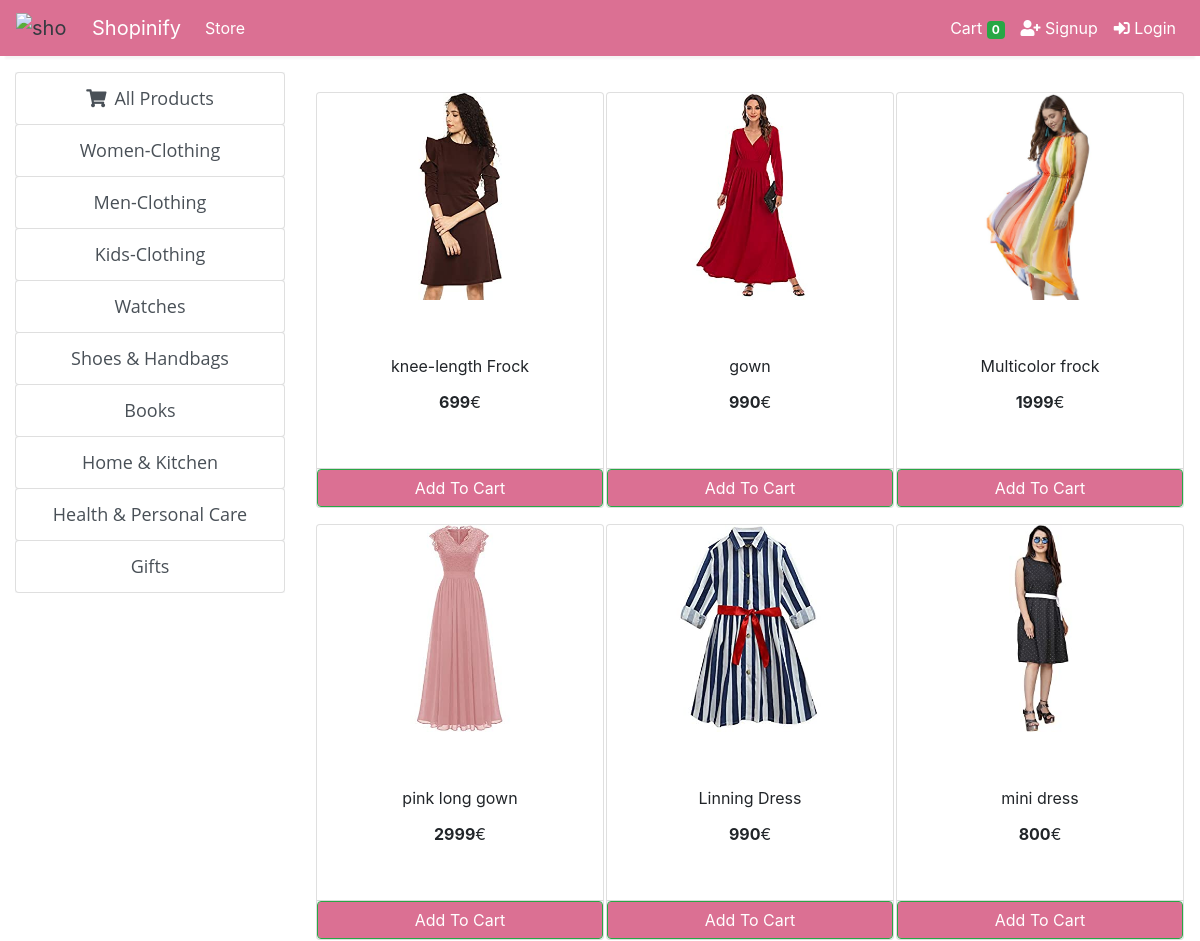
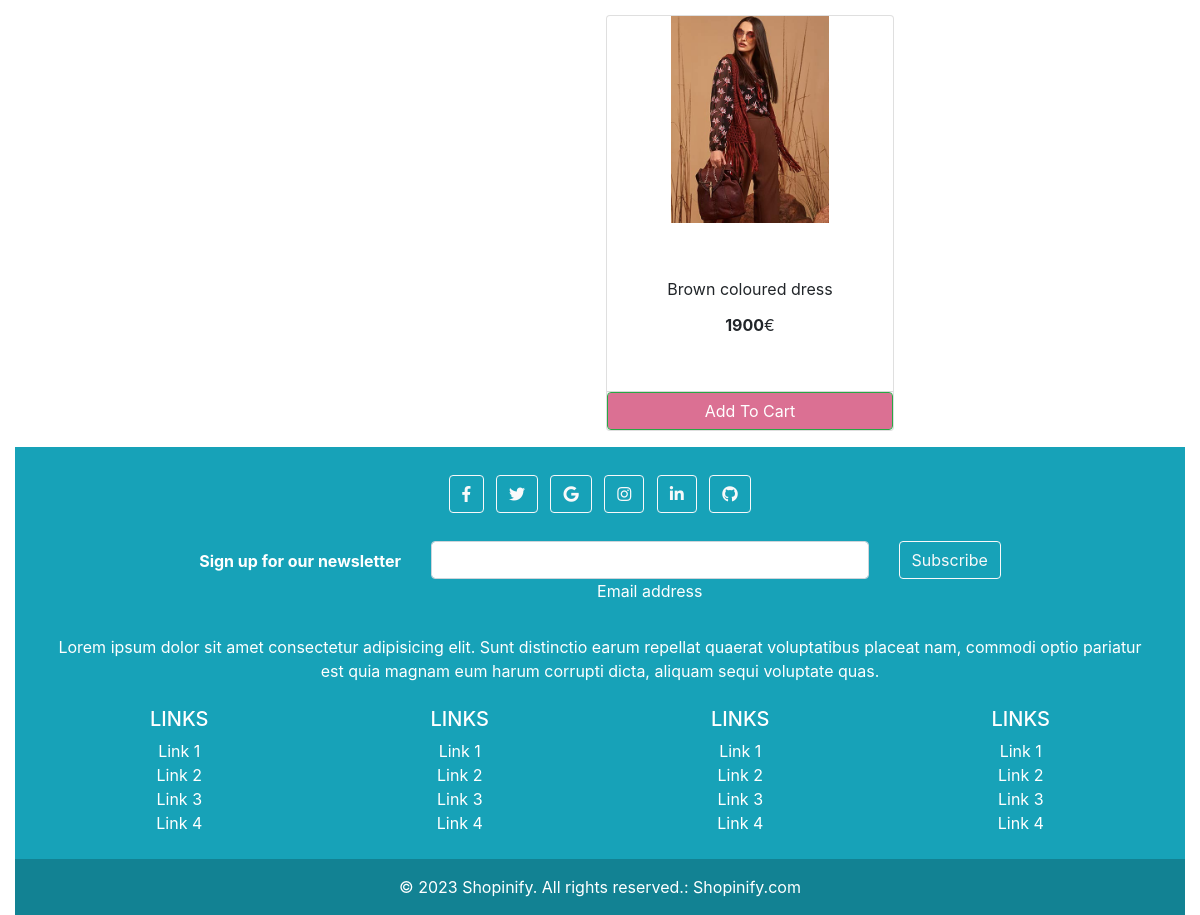
Screenshot of /store?category=22 with the database file from the repository (2 pictures, top to bottom).
### store/models/category.py (models this page shows, shortened)
class Category(models.Model):
    name= models.CharField(max_length=50)
    @staticmethod
    def get_all_categories():
        return Category.objects.all()

### store/models/product.py (models this page shows, shortened)
class Products(models.Model):
    name = models.CharField(max_length=60)
    price= models.IntegerField(default=0)
    category= models.ForeignKey(Category,on_delete=models.CASCADE,default=1 )
    description= models.CharField(max_length=250, default='', blank=True, null= True)
    image= models.ImageField(upload_to='uploads/products/')
    @staticmethod
    def get_all_products_by_categoryid(category_id):
        if category_id:
            return Products.objects.filter (category=category_id)
        else:
            return Products.get_all_products();

### store/views/home.py (the view)
# urls.py: path('' , include('store.urls'))
def store(request):
    cart = request.session.get('cart')
    if not cart:
        request.session['cart'] = {}
    products = None
    categories = Category.get_all_categories()
    categoryID = request.GET.get('category')
    if categoryID:
        products = Products.get_all_products_by_categoryid(categoryID)
    else:
        products = Products.get_all_products();
    data = {}
    data['products'] = products
    data['categories'] = categories
    print('you are : ', request.session.get('email'))
    return render(request, 'index.html', data)

### store/templatetags/cart.py (called while the page is built)
@register.filter (name='is_in_cart')
def is_in_cart(product, cart):
    keys = cart.keys ()
    for id in keys:
        if int (id) == product.id:
            return True
    return False;

### store/templates/index.html (shortened to what this page needs)
{% extends 'base.html' %} {% block content %} {% load static %} {% load cart %}
{% load custom_filter %}
<div class="container-fluid mt-3">
  <div class="row">
    <div class="col-lg-3 mx-auto">
      <div
        class="list-group"
        style="background-color: #f8f9fa; border-color: #f8f9fa"
      >
        <a
          href="/"
          class="list-group-item list-group-item-action btn btn-outline-success"
          style="
            font-size: 18px;
            font-family: 'Open Sans', sans-serif;
            /* color: red !important; */
            text-align: center;
          "
          ><i class="fas fa-shopping-cart mr-2"></i>All Products</a
        >
        {% for category in categories %}
        <a
          href="/?category={{category.id}}"
          class="list-group-item list-group-item-action btn btn-outline-success"
          style="
            font-size: 18px;
            font-family: 'Open Sans', sans-serif;
            /* color: red; */
            text-align: center;
          "
          ><i class="fas fa-{{category.icon}}"></i>{{category.name}}</a
        >
        {% endfor %}
      </div>
    </div>
    <div id="products" class="col-lg-9 mx-auto" style="margin-top: 20px">
      <div class="row mx-auto">
        {% for product in products %}
        <div
          class="card mx-auto mb-3"
          id="{{product.id}}"
          style="
            width: 18rem;
            height: 26rem;
            display: flex;
            flex-direction: column;
            justify-content: space-between;
          "
        >
          <img
            class="card-img-top"
            src="{{product.image.url}}"
            alt="Card image cap"
            style="height: 50%; object-fit: contain"
          />
          <div
            class="card-body d-flex flex-column justify-content-center align-items-center"
          >
            <p class="card-title text-center">{{product.name}}</p>
            <p class="card-text text-center">
              <b>{{product.price}}</b><span>&#128;</span>
            </p>
          </div>
          <div class="card-footer p-0 no-gutters">
            {% if product|is_in_cart:request.session.cart %}
            <div class="row no-gutters">
              <form action="/#{{product.id}}" class="col-2" method="post">
                {% csrf_token %}
                <input
                  hidden
                  type="text"
                  name="product"
                  value="{{product.id}}"
                />
                <input hidden type="text" name="remove" value="True" />
                <input
                  type="submit"
                  value=" - "
                  class="btn btn-block btn-success border-right"
                  style="background-color: palevioletred"
                />
              </form>
              <div
                class="text-center col btn btn-success d-flex align-items-center justify-content-center"
                style="background-color: palevioletred"
              >
                {{product|cart_quantity:request.session.cart}} in Cart
              </div>
              <form action="/#{{product.id}}" class="col-2" method="post">
                {% csrf_token %}
                <input
                  hidden
                  type="text"
                  name="product"
                  value="{{product.id}}"
                />
                <input
                  type="submit"
                  value=" + "
                  class="btn btn-block btn-success border-left"
                  style="background-color: palevioletred"
                />
              </form>
            </div>
            {% else %}
            <form action="/#{{product.id}}" method="POST" class="btn-block">
              <input
                type="submit"
                class="float-right btn btn-success form-control"
                value="Add To Cart"
                style="background-color: palevioletred"
              />
            </form>
            {% endif %}
          </div>
        </div>
        {% endfor %}
      </div>
    </div>
  </div>
  <footer class="bg-info text-center text-white">
    <div class="container p-4">
      <section class="mb-4">
        <a
          class="btn btn-outline-light btn-floating m-1"
          href="#!"
          role="button"
          ><i class="fab fa-facebook-f"></i
        ></a>
        <a
          class="btn btn-outline-light btn-floating m-1"
          href="#!"
          role="button"
          ><i class="fab fa-twitter"></i
        ></a>
        <a
          class="btn btn-outline-light btn-floating m-1"
          href="#!"
          role="button"
          ><i class="fab fa-google"></i
        ></a>
        <a
          class="btn btn-outline-light btn-floating m-1"
          href="#!"
          role="button"
          ><i class="fab fa-instagram"></i
        ></a>
        <a
          class="btn btn-outline-light btn-floating m-1"
          href="#!"
          role="button"
          ><i class="fab fa-linkedin-in"></i
        ></a>
        <a
          class="btn btn-outline-light btn-floating m-1"
          href="#!"
          role="button"
          ><i class="fab fa-github"></i
        ></a>
      </section>
      <section class="">
        <form action="">
          <div class="row d-flex justify-content-center">
            <div class="col-auto">
              <p class="pt-2">
                <strong>Sign up for our newsletter</strong>
              </p>
            </div>
            <div class="col-md-5 col-12">
              <div class="form-outline form-white mb-4">
                <input type="email" id="form5Example21" class="form-control" />
                <label class="form-label" for="form5Example21"
                  >Email address</label
                >
              </div>
            </div>
            <div class="col-auto">
              <button type="submit" class="btn btn-outline-light mb-4">
                Subscribe
              </button>
            </div>
          </div>
        </form>
      </section>
      <section class="mb-4">
        <p>
          Lorem ipsum dolor sit amet consectetur adipisicing elit. Sunt
          distinctio earum repellat quaerat voluptatibus placeat nam, commodi
          optio pariatur est quia magnam eum harum corrupti dicta, aliquam sequi
          voluptate quas.
        </p>
      </section>
      <section class="">
        <div class="row">
          <div class="col-lg-3 col-md-6 mb-4 mb-md-0">
            <h5 class="text-uppercase">Links</h5>
            <ul class="list-unstyled mb-0">
              <li>
                <a href="#!" class="text-white">Link 1</a>
              </li>
              <li>
                <a href="#!" class="text-white">Link 2</a>
              </li>
              <li>
                <a href="#!" class="text-white">Link 3</a>
              </li>
              <li>
                <a href="#!" class="text-white">Link 4</a>
              </li>
            </ul>
          </div>
          <div class="col-lg-3 col-md-6 mb-4 mb-md-0">
            <h5 class="text-uppercase">Links</h5>
            <ul class="list-unstyled mb-0">
              <li>
                <a href="#!" class="text-white">Link 1</a>
              </li>
              <li>
                <a href="#!" class="text-white">Link 2</a>
              </li>
              <li>
                <a href="#!" class="text-white">Link 3</a>
              </li>
              <li>
                <a href="#!" class="text-white">Link 4</a>
              </li>
            </ul>
          </div>
          <div class="col-lg-3 col-md-6 mb-4 mb-md-0">
            <h5 class="text-uppercase">Links</h5>
            <ul class="list-unstyled mb-0">
              <li>
                <a href="#!" class="text-white">Link 1</a>
              </li>
              <li>
                <a href="#!" class="text-white">Link 2</a>
              </li>
              <li>
                <a href="#!" class="text-white">Link 3</a>
              </li>
              <li>
                <a href="#!" class="text-white">Link 4</a>
              </li>
            </ul>
          </div>
          <div class="col-lg-3 col-md-6 mb-4 mb-md-0">
            <h5 class="text-uppercase">Links</h5>
            <ul class="list-unstyled mb-0">
              <li>
                <a href="#!" class="text-white">Link 1</a>
              </li>
              <li>
                <a href="#!" class="text-white">Link 2</a>
              </li>
              <li>
                <a href="#!" class="text-white">Link 3</a>
              </li>
              <li>
                <a href="#!" class="text-white">Link 4</a>
              </li>
            </ul>
          </div>
        </div>
      </section>
    </div>
    <div class="text-center p-3" style="background-color: rgba(0, 0, 0, 0.2)">
      © 2023 Shopinify. All rights reserved.:
      <a class="text-white">Shopinify.com</a>
    </div>
  </footer>
</div>
{% endblock %}

### rows the page displays
Category: name "Women-Clothing"
Category: name "Men-Clothing"
Category: name "Kids-Clothing"
Category: name "Watches"
Category: name "Shoes & Handbags"
Category: name "Books"
Category: name "Home & Kitchen"
Category: name "Health & Personal Care"
Category: name "Gifts"
Products: image (picture), name "knee-length Frock", price "699"
Products: image (picture), name "gown", price "990"
Products: image (picture), name "Multicolor frock", price "1999"
Products: image (picture), name "pink long gown", price "2999"
Products: image (picture), name "Linning Dress", price "990"
Products: image (picture), name "mini dress", price "800"
Products: image (picture), name "Brown coloured dress", price "1900"

### other values shown
{{ request.session.cart.keys|length }} "0"
